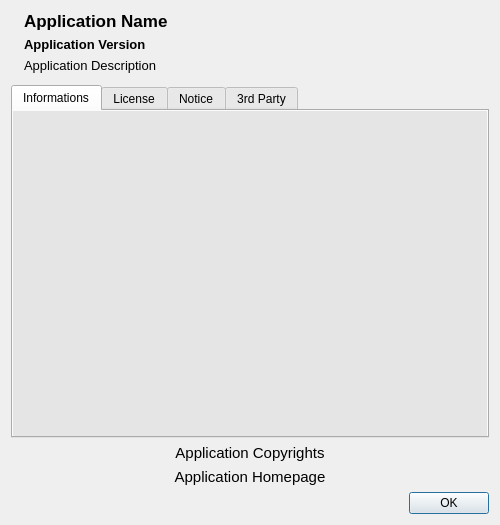
<?xml version="1.0" encoding="UTF-8"?>
<ui version="4.0">
 <class>UIAbout</class>
 <widget class="QDialog" name="UIAbout">
  <property name="geometry">
   <rect>
    <x>0</x>
    <y>0</y>
    <width>500</width>
    <height>525</height>
   </rect>
  </property>
  <property name="minimumSize">
   <size>
    <width>500</width>
    <height>525</height>
   </size>
  </property>
  <property name="maximumSize">
   <size>
    <width>500</width>
    <height>525</height>
   </size>
  </property>
  <property name="windowTitle">
   <string>About...</string>
  </property>
  <layout class="QVBoxLayout" name="verticalLayout_5">
   <item>
    <layout class="QGridLayout" name="gridLayout">
     <item row="0" column="0" rowspan="3">
      <layout class="QVBoxLayout" name="verticalLayout_4">
       <property name="spacing">
        <number>0</number>
       </property>
       <item>
        <widget class="QLabel" name="lIcon">
         <property name="sizePolicy">
          <sizepolicy hsizetype="Maximum" vsizetype="Maximum">
           <horstretch>0</horstretch>
           <verstretch>0</verstretch>
          </sizepolicy>
         </property>
         <property name="maximumSize">
          <size>
           <width>64</width>
           <height>64</height>
          </size>
         </property>
         <property name="pixmap">
          <pixmap resource="../resources/resources.qrc">:/icons/qwbfsmanager.png</pixmap>
         </property>
         <property name="scaledContents">
          <bool>true</bool>
         </property>
        </widget>
       </item>
       <item>
        <spacer name="verticalSpacer">
         <property name="orientation">
          <enum>Qt::Vertical</enum>
         </property>
         <property name="sizeHint" stdset="0">
          <size>
           <width>0</width>
           <height>0</height>
          </size>
         </property>
        </spacer>
       </item>
      </layout>
     </item>
     <item row="0" column="1">
      <widget class="QLabel" name="lName">
       <property name="sizePolicy">
        <sizepolicy hsizetype="Expanding" vsizetype="Maximum">
         <horstretch>0</horstretch>
         <verstretch>0</verstretch>
        </sizepolicy>
       </property>
       <property name="font">
        <font>
         <pointsize>13</pointsize>
         <weight>75</weight>
         <bold>true</bold>
        </font>
       </property>
       <property name="text">
        <string notr="true">Application Name</string>
       </property>
      </widget>
     </item>
     <item row="1" column="1">
      <widget class="QLabel" name="lVersion">
       <property name="sizePolicy">
        <sizepolicy hsizetype="Expanding" vsizetype="Maximum">
         <horstretch>0</horstretch>
         <verstretch>0</verstretch>
        </sizepolicy>
       </property>
       <property name="font">
        <font>
         <pointsize>10</pointsize>
         <weight>75</weight>
         <bold>true</bold>
        </font>
       </property>
       <property name="text">
        <string notr="true">Application Version</string>
       </property>
      </widget>
     </item>
     <item row="2" column="1">
      <widget class="QLabel" name="lDescription">
       <property name="sizePolicy">
        <sizepolicy hsizetype="Expanding" vsizetype="Expanding">
         <horstretch>0</horstretch>
         <verstretch>0</verstretch>
        </sizepolicy>
       </property>
       <property name="font">
        <font>
         <pointsize>10</pointsize>
        </font>
       </property>
       <property name="text">
        <string notr="true">Application Description</string>
       </property>
       <property name="alignment">
        <set>Qt::AlignLeading|Qt::AlignLeft|Qt::AlignTop</set>
       </property>
       <property name="wordWrap">
        <bool>true</bool>
       </property>
      </widget>
     </item>
    </layout>
   </item>
   <item>
    <spacer name="verticalSpacer_2">
     <property name="orientation">
      <enum>Qt::Vertical</enum>
     </property>
     <property name="sizeType">
      <enum>QSizePolicy::Fixed</enum>
     </property>
     <property name="sizeHint" stdset="0">
      <size>
       <width>3</width>
       <height>6</height>
      </size>
     </property>
    </spacer>
   </item>
   <item>
    <widget class="QTabWidget" name="twPages">
     <property name="sizePolicy">
      <sizepolicy hsizetype="Expanding" vsizetype="Expanding">
       <horstretch>0</horstretch>
       <verstretch>1</verstretch>
      </sizepolicy>
     </property>
     <property name="currentIndex">
      <number>0</number>
     </property>
     <widget class="QWidget" name="wSplashScreen">
      <property name="palette">
       <palette>
        <active>
         <colorrole role="Base">
          <brush brushstyle="SolidPattern">
           <color alpha="255">
            <red>255</red>
            <green>255</green>
            <blue>255</blue>
           </color>
          </brush>
         </colorrole>
         <colorrole role="Window">
          <brush brushstyle="SolidPattern">
           <color alpha="255">
            <red>229</red>
            <green>229</green>
            <blue>229</blue>
           </color>
          </brush>
         </colorrole>
        </active>
        <inactive>
         <colorrole role="Base">
          <brush brushstyle="SolidPattern">
           <color alpha="255">
            <red>255</red>
            <green>255</green>
            <blue>255</blue>
           </color>
          </brush>
         </colorrole>
         <colorrole role="Window">
          <brush brushstyle="SolidPattern">
           <color alpha="255">
            <red>229</red>
            <green>229</green>
            <blue>229</blue>
           </color>
          </brush>
         </colorrole>
        </inactive>
        <disabled>
         <colorrole role="Base">
          <brush brushstyle="SolidPattern">
           <color alpha="255">
            <red>229</red>
            <green>229</green>
            <blue>229</blue>
           </color>
          </brush>
         </colorrole>
         <colorrole role="Window">
          <brush brushstyle="SolidPattern">
           <color alpha="255">
            <red>229</red>
            <green>229</green>
            <blue>229</blue>
           </color>
          </brush>
         </colorrole>
        </disabled>
       </palette>
      </property>
      <property name="autoFillBackground">
       <bool>true</bool>
      </property>
      <attribute name="title">
       <string>Informations</string>
      </attribute>
      <layout class="QVBoxLayout" name="verticalLayout">
       <property name="margin">
        <number>0</number>
       </property>
       <item>
        <widget class="QLabel" name="lSplash">
         <property name="pixmap">
          <pixmap resource="../resources/resources.qrc">:/icons/splashscreen.png</pixmap>
         </property>
         <property name="alignment">
          <set>Qt::AlignCenter</set>
         </property>
        </widget>
       </item>
      </layout>
     </widget>
     <widget class="QWidget" name="wLicense">
      <attribute name="title">
       <string>License</string>
      </attribute>
      <layout class="QVBoxLayout" name="verticalLayout_2">
       <property name="margin">
        <number>0</number>
       </property>
       <item>
        <widget class="QPlainTextEdit" name="pteLicense">
         <property name="palette">
          <palette>
           <active>
            <colorrole role="Base">
             <brush brushstyle="SolidPattern">
              <color alpha="0">
               <red>0</red>
               <green>0</green>
               <blue>0</blue>
              </color>
             </brush>
            </colorrole>
           </active>
           <inactive>
            <colorrole role="Base">
             <brush brushstyle="SolidPattern">
              <color alpha="0">
               <red>0</red>
               <green>0</green>
               <blue>0</blue>
              </color>
             </brush>
            </colorrole>
           </inactive>
           <disabled>
            <colorrole role="Base">
             <brush brushstyle="SolidPattern">
              <color alpha="0">
               <red>0</red>
               <green>0</green>
               <blue>0</blue>
              </color>
             </brush>
            </colorrole>
           </disabled>
          </palette>
         </property>
         <property name="font">
          <font>
           <pointsize>10</pointsize>
          </font>
         </property>
         <property name="frameShape">
          <enum>QFrame::NoFrame</enum>
         </property>
         <property name="tabChangesFocus">
          <bool>true</bool>
         </property>
         <property name="undoRedoEnabled">
          <bool>false</bool>
         </property>
         <property name="lineWrapMode">
          <enum>QPlainTextEdit::NoWrap</enum>
         </property>
         <property name="readOnly">
          <bool>true</bool>
         </property>
         <property name="plainText">
          <string>                    GNU GENERAL PUBLIC LICENSE
                       Version 2, June 1991

 Copyright (C) 1989, 1991 Free Software Foundation, Inc.,
 51 Franklin Street, Fifth Floor, Boston, MA 02110-1301 USA
 Everyone is permitted to copy and distribute verbatim copies
 of this license document, but changing it is not allowed.

                            Preamble

  The licenses for most software are designed to take away your
freedom to share and change it.  By contrast, the GNU General Public
License is intended to guarantee your freedom to share and change free
software--to make sure the software is free for all its users.  This
General Public License applies to most of the Free Software
Foundation's software and to any other program whose authors commit to
using it.  (Some other Free Software Foundation software is covered by
the GNU Lesser General Public License instead.)  You can apply it to
your programs, too.

  When we speak of free software, we are referring to freedom, not
price.  Our General Public Licenses are designed to make sure that you
have the freedom to distribute copies of free software (and charge for
this service if you wish), that you receive source code or can get it
if you want it, that you can change the software or use pieces of it
in new free programs; and that you know you can do these things.

  To protect your rights, we need to make restrictions that forbid
anyone to deny you these rights or to ask you to surrender the rights.
These restrictions translate to certain responsibilities for you if you
distribute copies of the software, or if you modify it.

  For example, if you distribute copies of such a program, whether
gratis or for a fee, you must give the recipients all the rights that
you have.  You must make sure that they, too, receive or can get the
source code.  And you must show them these terms so they know their
rights.

  We protect your rights with two steps: (1) copyright the software, and
(2) offer you this license which gives you legal permission to copy,
distribute and/or modify the software.

  Also, for each author's protection and ours, we want to make certain
that everyone understands that there is no warranty for this free
software.  If the software is modified by someone else and passed on, we
want its recipients to know that what they have is not the original, so
that any problems introduced by others will not reflect on the original
authors' reputations.

  Finally, any free program is threatened constantly by software
patents.  We wish to avoid the danger that redistributors of a free
program will individually obtain patent licenses, in effect making the
program proprietary.  To prevent this, we have made it clear that any
patent must be licensed for everyone's free use or not licensed at all.

  The precise terms and conditions for copying, distribution and
modification follow.

                    GNU GENERAL PUBLIC LICENSE
   TERMS AND CONDITIONS FOR COPYING, DISTRIBUTION AND MODIFICATION

  0. This License applies to any program or other work which contains
a notice placed by the copyright holder saying it may be distributed
under the terms of this General Public License.  The &quot;Program&quot;, below,
refers to any such program or work, and a &quot;work based on the Program&quot;
means either the Program or any derivative work under copyright law:
that is to say, a work containing the Program or a portion of it,
either verbatim or with modifications and/or translated into another
language.  (Hereinafter, translation is included without limitation in
the term &quot;modification&quot;.)  Each licensee is addressed as &quot;you&quot;.

Activities other than copying, distribution and modification are not
covered by this License; they are outside its scope.  The act of
running the Program is not restricted, and the output from the Program
is covered only if its contents constitute a work based on the
Program (independent of having been made by running the Program).
Whether that is true depends on what the Program does.

  1. You may copy and distribute verbatim copies of the Program's
source code as you receive it, in any medium, provided that you
conspicuously and appropriately publish on each copy an appropriate
copyright notice and disclaimer of warranty; keep intact all the
notices that refer to this License and to the absence of any warranty;
and give any other recipients of the Program a copy of this License
along with the Program.

You may charge a fee for the physical act of transferring a copy, and
you may at your option offer warranty protection in exchange for a fee.

  2. You may modify your copy or copies of the Program or any portion
of it, thus forming a work based on the Program, and copy and
distribute such modifications or work under the terms of Section 1
above, provided that you also meet all of these conditions:

    a) You must cause the modified files to carry prominent notices
    stating that you changed the files and the date of any change.

    b) You must cause any work that you distribute or publish, that in
    whole or in part contains or is derived from the Program or any
    part thereof, to be licensed as a whole at no charge to all third
    parties under the terms of this License.

    c) If the modified program normally reads commands interactively
    when run, you must cause it, when started running for such
    interactive use in the most ordinary way, to print or display an
    announcement including an appropriate copyright notice and a
    notice that there is no warranty (or else, saying that you provide
    a warranty) and that users may redistribute the program under
    these conditions, and telling the user how to view a copy of this
    License.  (Exception: if the Program itself is interactive but
    does not normally print such an announcement, your work based on
    the Program is not required to print an announcement.)

These requirements apply to the modified work as a whole.  If
identifiable sections of that work are not derived from the Program,
and can be reasonably considered independent and separate works in
themselves, then this License, and its terms, do not apply to those
sections when you distribute them as separate works.  But when you
distribute the same sections as part of a whole which is a work based
on the Program, the distribution of the whole must be on the terms of
this License, whose permissions for other licensees extend to the
entire whole, and thus to each and every part regardless of who wrote it.

Thus, it is not the intent of this section to claim rights or contest
your rights to work written entirely by you; rather, the intent is to
exercise the right to control the distribution of derivative or
collective works based on the Program.

In addition, mere aggregation of another work not based on the Program
with the Program (or with a work based on the Program) on a volume of
a storage or distribution medium does not bring the other work under
the scope of this License.

  3. You may copy and distribute the Program (or a work based on it,
under Section 2) in object code or executable form under the terms of
Sections 1 and 2 above provided that you also do one of the following:

    a) Accompany it with the complete corresponding machine-readable
    source code, which must be distributed under the terms of Sections
    1 and 2 above on a medium customarily used for software interchange; or,

    b) Accompany it with a written offer, valid for at least three
    years, to give any third party, for a charge no more than your
    cost of physically performing source distribution, a complete
    machine-readable copy of the corresponding source code, to be
    distributed under the terms of Sections 1 and 2 above on a medium
    customarily used for software interchange; or,

    c) Accompany it with the information you received as to the offer
    to distribute corresponding source code.  (This alternative is
    allowed only for noncommercial distribution and only if you
    received the program in object code or executable form with such
    an offer, in accord with Subsection b above.)

The source code for a work means the preferred form of the work for
making modifications to it.  For an executable work, complete source
code means all the source code for all modules it contains, plus any
associated interface definition files, plus the scripts used to
control compilation and installation of the executable.  However, as a
special exception, the source code distributed need not include
anything that is normally distributed (in either source or binary
form) with the major components (compiler, kernel, and so on) of the
operating system on which the executable runs, unless that component
itself accompanies the executable.

If distribution of executable or object code is made by offering
access to copy from a designated place, then offering equivalent
access to copy the source code from the same place counts as
distribution of the source code, even though third parties are not
compelled to copy the source along with the object code.

  4. You may not copy, modify, sublicense, or distribute the Program
except as expressly provided under this License.  Any attempt
otherwise to copy, modify, sublicense or distribute the Program is
void, and will automatically terminate your rights under this License.
However, parties who have received copies, or rights, from you under
this License will not have their licenses terminated so long as such
parties remain in full compliance.

  5. You are not required to accept this License, since you have not
signed it.  However, nothing else grants you permission to modify or
distribute the Program or its derivative works.  These actions are
prohibited by law if you do not accept this License.  Therefore, by
modifying or distributing the Program (or any work based on the
Program), you indicate your acceptance of this License to do so, and
all its terms and conditions for copying, distributing or modifying
the Program or works based on it.

  6. Each time you redistribute the Program (or any work based on the
Program), the recipient automatically receives a license from the
original licensor to copy, distribute or modify the Program subject to
these terms and conditions.  You may not impose any further
restrictions on the recipients' exercise of the rights granted herein.
You are not responsible for enforcing compliance by third parties to
this License.

  7. If, as a consequence of a court judgment or allegation of patent
infringement or for any other reason (not limited to patent issues),
conditions are imposed on you (whether by court order, agreement or
otherwise) that contradict the conditions of this License, they do not
excuse you from the conditions of this License.  If you cannot
distribute so as to satisfy simultaneously your obligations under this
License and any other pertinent obligations, then as a consequence you
may not distribute the Program at all.  For example, if a patent
license would not permit royalty-free redistribution of the Program by
all those who receive copies directly or indirectly through you, then
the only way you could satisfy both it and this License would be to
refrain entirely from distribution of the Program.

If any portion of this section is held invalid or unenforceable under
any particular circumstance, the balance of the section is intended to
apply and the section as a whole is intended to apply in other
circumstances.

It is not the purpose of this section to induce you to infringe any
patents or other property right claims or to contest validity of any
such claims; this section has the sole purpose of protecting the
integrity of the free software distribution system, which is
implemented by public license practices.  Many people have made
generous contributions to the wide range of software distributed
through that system in reliance on consistent application of that
system; it is up to the author/donor to decide if he or she is willing
to distribute software through any other system and a licensee cannot
impose that choice.

This section is intended to make thoroughly clear what is believed to
be a consequence of the rest of this License.

  8. If the distribution and/or use of the Program is restricted in
certain countries either by patents or by copyrighted interfaces, the
original copyright holder who places the Program under this License
may add an explicit geographical distribution limitation excluding
those countries, so that distribution is permitted only in or among
countries not thus excluded.  In such case, this License incorporates
the limitation as if written in the body of this License.

  9. The Free Software Foundation may publish revised and/or new versions
of the General Public License from time to time.  Such new versions will
be similar in spirit to the present version, but may differ in detail to
address new problems or concerns.

Each version is given a distinguishing version number.  If the Program
specifies a version number of this License which applies to it and &quot;any
later version&quot;, you have the option of following the terms and conditions
either of that version or of any later version published by the Free
Software Foundation.  If the Program does not specify a version number of
this License, you may choose any version ever published by the Free Software
Foundation.

  10. If you wish to incorporate parts of the Program into other free
programs whose distribution conditions are different, write to the author
to ask for permission.  For software which is copyrighted by the Free
Software Foundation, write to the Free Software Foundation; we sometimes
make exceptions for this.  Our decision will be guided by the two goals
of preserving the free status of all derivatives of our free software and
of promoting the sharing and reuse of software generally.

                            NO WARRANTY

  11. BECAUSE THE PROGRAM IS LICENSED FREE OF CHARGE, THERE IS NO WARRANTY
FOR THE PROGRAM, TO THE EXTENT PERMITTED BY APPLICABLE LAW.  EXCEPT WHEN
OTHERWISE STATED IN WRITING THE COPYRIGHT HOLDERS AND/OR OTHER PARTIES
PROVIDE THE PROGRAM &quot;AS IS&quot; WITHOUT WARRANTY OF ANY KIND, EITHER EXPRESSED
OR IMPLIED, INCLUDING, BUT NOT LIMITED TO, THE IMPLIED WARRANTIES OF
MERCHANTABILITY AND FITNESS FOR A PARTICULAR PURPOSE.  THE ENTIRE RISK AS
TO THE QUALITY AND PERFORMANCE OF THE PROGRAM IS WITH YOU.  SHOULD THE
PROGRAM PROVE DEFECTIVE, YOU ASSUME THE COST OF ALL NECESSARY SERVICING,
REPAIR OR CORRECTION.

  12. IN NO EVENT UNLESS REQUIRED BY APPLICABLE LAW OR AGREED TO IN WRITING
WILL ANY COPYRIGHT HOLDER, OR ANY OTHER PARTY WHO MAY MODIFY AND/OR
REDISTRIBUTE THE PROGRAM AS PERMITTED ABOVE, BE LIABLE TO YOU FOR DAMAGES,
INCLUDING ANY GENERAL, SPECIAL, INCIDENTAL OR CONSEQUENTIAL DAMAGES ARISING
OUT OF THE USE OR INABILITY TO USE THE PROGRAM (INCLUDING BUT NOT LIMITED
TO LOSS OF DATA OR DATA BEING RENDERED INACCURATE OR LOSSES SUSTAINED BY
YOU OR THIRD PARTIES OR A FAILURE OF THE PROGRAM TO OPERATE WITH ANY OTHER
PROGRAMS), EVEN IF SUCH HOLDER OR OTHER PARTY HAS BEEN ADVISED OF THE
POSSIBILITY OF SUCH DAMAGES.

                     END OF TERMS AND CONDITIONS

            How to Apply These Terms to Your New Programs

  If you develop a new program, and you want it to be of the greatest
possible use to the public, the best way to achieve this is to make it
free software which everyone can redistribute and change under these terms.

  To do so, attach the following notices to the program.  It is safest
to attach them to the start of each source file to most effectively
convey the exclusion of warranty; and each file should have at least
the &quot;copyright&quot; line and a pointer to where the full notice is found.

    &lt;one line to give the program's name and a brief idea of what it does.&gt;
    Copyright (C) &lt;year&gt;  &lt;name of author&gt;

    This program is free software; you can redistribute it and/or modify
    it under the terms of the GNU General Public License as published by
    the Free Software Foundation; either version 2 of the License, or
    (at your option) any later version.

    This program is distributed in the hope that it will be useful,
    but WITHOUT ANY WARRANTY; without even the implied warranty of
    MERCHANTABILITY or FITNESS FOR A PARTICULAR PURPOSE.  See the
    GNU General Public License for more details.

    You should have received a copy of the GNU General Public License along
    with this program; if not, write to the Free Software Foundation, Inc.,
    51 Franklin Street, Fifth Floor, Boston, MA 02110-1301 USA.

Also add information on how to contact you by electronic and paper mail.

If the program is interactive, make it output a short notice like this
when it starts in an interactive mode:

    Gnomovision version 69, Copyright (C) year name of author
    Gnomovision comes with ABSOLUTELY NO WARRANTY; for details type `show w'.
    This is free software, and you are welcome to redistribute it
    under certain conditions; type `show c' for details.

The hypothetical commands `show w' and `show c' should show the appropriate
parts of the General Public License.  Of course, the commands you use may
be called something other than `show w' and `show c'; they could even be
mouse-clicks or menu items--whatever suits your program.

You should also get your employer (if you work as a programmer) or your
school, if any, to sign a &quot;copyright disclaimer&quot; for the program, if
necessary.  Here is a sample; alter the names:

  Yoyodyne, Inc., hereby disclaims all copyright interest in the program
  `Gnomovision' (which makes passes at compilers) written by James Hacker.

  &lt;signature of Ty Coon&gt;, 1 April 1989
  Ty Coon, President of Vice

This General Public License does not permit incorporating your program into
proprietary programs.  If your program is a subroutine library, you may
consider it more useful to permit linking proprietary applications with the
library.  If this is what you want to do, use the GNU Lesser General
Public License instead of this License.
</string>
         </property>
         <property name="tabStopDistance">
          <double>40.000000000000000</double>
         </property>
         <property name="textInteractionFlags">
          <set>Qt::LinksAccessibleByMouse|Qt::TextSelectableByMouse</set>
         </property>
        </widget>
       </item>
      </layout>
     </widget>
     <widget class="QWidget" name="wWarning">
      <attribute name="title">
       <string>Notice</string>
      </attribute>
      <layout class="QVBoxLayout" name="verticalLayout_3">
       <property name="margin">
        <number>0</number>
       </property>
       <item>
        <widget class="QLabel" name="lWarning">
         <property name="palette">
          <palette>
           <active>
            <colorrole role="WindowText">
             <brush brushstyle="SolidPattern">
              <color alpha="255">
               <red>255</red>
               <green>0</green>
               <blue>0</blue>
              </color>
             </brush>
            </colorrole>
           </active>
           <inactive>
            <colorrole role="WindowText">
             <brush brushstyle="SolidPattern">
              <color alpha="255">
               <red>255</red>
               <green>0</green>
               <blue>0</blue>
              </color>
             </brush>
            </colorrole>
           </inactive>
           <disabled>
            <colorrole role="WindowText">
             <brush brushstyle="SolidPattern">
              <color alpha="255">
               <red>69</red>
               <green>69</green>
               <blue>69</blue>
              </color>
             </brush>
            </colorrole>
           </disabled>
          </palette>
         </property>
         <property name="font">
          <font>
           <pointsize>10</pointsize>
           <weight>75</weight>
           <bold>true</bold>
          </font>
         </property>
         <property name="text">
          <string>I DO NOT TAKE ANY RESPONSIBILITY FOR ANY DAMAGE TO YOUR WII CONSOLE BECAUSE OF IMPROPER USAGE OF THIS SOFTWARE.</string>
         </property>
         <property name="alignment">
          <set>Qt::AlignCenter</set>
         </property>
         <property name="wordWrap">
          <bool>true</bool>
         </property>
         <property name="textInteractionFlags">
          <set>Qt::LinksAccessibleByMouse|Qt::TextSelectableByMouse</set>
         </property>
        </widget>
       </item>
      </layout>
     </widget>
     <widget class="QWidget" name="wThirdParty">
      <attribute name="title">
       <string>3rd Party</string>
      </attribute>
      <layout class="QVBoxLayout" name="verticalLayout_6">
       <property name="margin">
        <number>0</number>
       </property>
       <item>
        <widget class="QScrollArea" name="saThirdParty">
         <property name="frameShape">
          <enum>QFrame::NoFrame</enum>
         </property>
         <property name="frameShadow">
          <enum>QFrame::Plain</enum>
         </property>
         <property name="widgetResizable">
          <bool>true</bool>
         </property>
         <widget class="QWidget" name="saThirdPartyContents">
          <property name="geometry">
           <rect>
            <x>0</x>
            <y>0</y>
            <width>470</width>
            <height>296</height>
           </rect>
          </property>
          <layout class="QVBoxLayout" name="verticalLayout_7">
           <property name="margin">
            <number>0</number>
           </property>
           <item>
            <widget class="QLabel" name="lThirdParty">
             <property name="palette">
              <palette>
               <active>
                <colorrole role="Base">
                 <brush brushstyle="SolidPattern">
                  <color alpha="0">
                   <red>0</red>
                   <green>0</green>
                   <blue>0</blue>
                  </color>
                 </brush>
                </colorrole>
               </active>
               <inactive>
                <colorrole role="Base">
                 <brush brushstyle="SolidPattern">
                  <color alpha="0">
                   <red>0</red>
                   <green>0</green>
                   <blue>0</blue>
                  </color>
                 </brush>
                </colorrole>
               </inactive>
               <disabled>
                <colorrole role="Base">
                 <brush brushstyle="SolidPattern">
                  <color alpha="255">
                   <red>212</red>
                   <green>208</green>
                   <blue>200</blue>
                  </color>
                 </brush>
                </colorrole>
               </disabled>
              </palette>
             </property>
             <property name="font">
              <font>
               <pointsize>12</pointsize>
              </font>
             </property>
             <property name="text">
              <string notr="true">&lt;!DOCTYPE HTML PUBLIC &quot;-//W3C//DTD HTML 4.0//EN&quot; &quot;http://www.w3.org/TR/REC-html40/strict.dtd&quot;&gt;
&lt;html&gt;&lt;head&gt;&lt;meta name=&quot;qrichtext&quot; content=&quot;1&quot; /&gt;&lt;style type=&quot;text/css&quot;&gt;
p, li { white-space: pre-wrap; }
&lt;/style&gt;&lt;/head&gt;&lt;body&gt;
&lt;p style=&quot; margin-top:0px; margin-bottom:0px; margin-left:0px; margin-right:0px; -qt-block-indent:0; text-indent:0px;&quot;&gt;&lt;span style=&quot; font-family:'Arial'; font-weight:600; text-decoration: underline;&quot;&gt;Unmodified/modified third party resources&lt;/span&gt;&lt;/p&gt;
&lt;p style=&quot;-qt-paragraph-type:empty; margin-top:0px; margin-bottom:0px; margin-left:0px; margin-right:0px; -qt-block-indent:0; text-indent:0px; font-family:'Arial';&quot;&gt;&lt;/p&gt;
&lt;p style=&quot; margin-top:0px; margin-bottom:0px; margin-left:0px; margin-right:0px; -qt-block-indent:0; text-indent:0px;&quot;&gt;&lt;a href=&quot;https://github.com/kwiirk/wbfs&quot;&gt;&lt;span style=&quot; font-family:'Arial'; font-weight:600; text-decoration: underline; color:#0057ae;&quot;&gt;libwbfs&lt;/span&gt;&lt;/a&gt;&lt;span style=&quot; font-family:'Arial';&quot;&gt; - The Wii Backup File System library.&lt;/span&gt;&lt;/p&gt;
&lt;p style=&quot; margin-top:0px; margin-bottom:0px; margin-left:0px; margin-right:0px; -qt-block-indent:0; text-indent:0px;&quot;&gt;&lt;span style=&quot; font-family:'Arial';&quot;&gt;© 2009 kwiirk.&lt;/span&gt;&lt;/p&gt;
&lt;p style=&quot;-qt-paragraph-type:empty; margin-top:0px; margin-bottom:0px; margin-left:0px; margin-right:0px; -qt-block-indent:0; text-indent:0px; font-family:'Arial';&quot;&gt;&lt;/p&gt;
&lt;p style=&quot; margin-top:0px; margin-bottom:0px; margin-left:0px; margin-right:0px; -qt-block-indent:0; text-indent:0px;&quot;&gt;&lt;a href=&quot;http://pictureflow.googlecode.com&quot;&gt;&lt;span style=&quot; font-family:'Arial'; font-weight:600; text-decoration: underline; color:#0057ae;&quot;&gt;PictureFlow&lt;/span&gt;&lt;/a&gt;&lt;span style=&quot; font-family:'Arial';&quot;&gt; - Animated image show widget (coverflow like widget).&lt;/span&gt;&lt;/p&gt;
&lt;p style=&quot; margin-top:0px; margin-bottom:0px; margin-left:0px; margin-right:0px; -qt-block-indent:0; text-indent:0px;&quot;&gt;&lt;span style=&quot; font-family:'Arial';&quot;&gt;© 2009 Ariya Hidayat (ariya@kde.org).&lt;/span&gt;&lt;/p&gt;
&lt;p style=&quot;-qt-paragraph-type:empty; margin-top:0px; margin-bottom:0px; margin-left:0px; margin-right:0px; -qt-block-indent:0; text-indent:0px; font-family:'Arial';&quot;&gt;&lt;/p&gt;
&lt;p style=&quot; margin-top:0px; margin-bottom:0px; margin-left:0px; margin-right:0px; -qt-block-indent:0; text-indent:0px;&quot;&gt;&lt;a href=&quot;http://wiitdb.com&quot;&gt;&lt;span style=&quot; font-family:'Arial'; font-weight:600; text-decoration: underline; color:#0057ae;&quot;&gt;WiiTDB&lt;/span&gt;&lt;/a&gt;&lt;span style=&quot; font-family:'Arial';&quot;&gt; - Nintendo Wii games database.&lt;/span&gt;&lt;/p&gt;
&lt;p style=&quot; margin-top:0px; margin-bottom:0px; margin-left:0px; margin-right:0px; -qt-block-indent:0; text-indent:0px;&quot;&gt;&lt;span style=&quot; font-family:'Arial';&quot;&gt;© 2009-2014 WiiTDB.&lt;/span&gt;&lt;/p&gt;
&lt;p style=&quot;-qt-paragraph-type:empty; margin-top:0px; margin-bottom:0px; margin-left:0px; margin-right:0px; -qt-block-indent:0; text-indent:0px; font-family:'Arial';&quot;&gt;&lt;/p&gt;
&lt;p style=&quot; margin-top:0px; margin-bottom:0px; margin-left:0px; margin-right:0px; -qt-block-indent:0; text-indent:0px;&quot;&gt;&lt;a href=&quot;http://bettercodes.org/projects/fresh&quot;&gt;&lt;span style=&quot; font-family:'Arial'; font-weight:600; text-decoration: underline; color:#0057ae;&quot;&gt;libfresh&lt;/span&gt;&lt;/a&gt;&lt;span style=&quot; font-family:'Arial';&quot;&gt; - A Qt 4 extension library providing new widgets/objects.&lt;/span&gt;&lt;/p&gt;
&lt;p style=&quot; margin-top:0px; margin-bottom:0px; margin-left:0px; margin-right:0px; -qt-block-indent:0; text-indent:0px;&quot;&gt;&lt;span style=&quot; font-family:'Arial';&quot;&gt;© 2005-2014 Filipe Azevedo (pasnox@gmail.com).&lt;/span&gt;&lt;/p&gt;
&lt;p style=&quot;-qt-paragraph-type:empty; margin-top:0px; margin-bottom:0px; margin-left:0px; margin-right:0px; -qt-block-indent:0; text-indent:0px; font-family:'Arial';&quot;&gt;&lt;/p&gt;
&lt;p style=&quot; margin-top:0px; margin-bottom:0px; margin-left:0px; margin-right:0px; -qt-block-indent:0; text-indent:0px;&quot;&gt;&lt;a href=&quot;http://code.google.com/u/nagy.franto&quot;&gt;&lt;span style=&quot; font-family:'Arial'; font-weight:600; text-decoration: underline; color:#0057ae;&quot;&gt;Splash Screen&lt;/span&gt;&lt;/a&gt;&lt;span style=&quot; font-family:'Arial';&quot;&gt; - Version 1.2.0&lt;/span&gt;&lt;/p&gt;
&lt;p style=&quot; margin-top:0px; margin-bottom:0px; margin-left:0px; margin-right:0px; -qt-block-indent:0; text-indent:0px;&quot;&gt;&lt;span style=&quot; font-family:'Arial';&quot;&gt;© Nagy Franto.&lt;/span&gt;&lt;/p&gt;
&lt;p style=&quot;-qt-paragraph-type:empty; margin-top:0px; margin-bottom:0px; margin-left:0px; margin-right:0px; -qt-block-indent:0; text-indent:0px; font-family:'Arial';&quot;&gt;&lt;/p&gt;
&lt;p style=&quot; margin-top:0px; margin-bottom:0px; margin-left:0px; margin-right:0px; -qt-block-indent:0; text-indent:0px;&quot;&gt;&lt;a href=&quot;mailto:exilys@hotmail.fr&quot;&gt;&lt;span style=&quot; font-family:'Arial'; font-weight:600; text-decoration: underline; color:#0057ae;&quot;&gt;Application Icon&lt;/span&gt;&lt;/a&gt;&lt;span style=&quot; font-family:'Arial';&quot;&gt; - Version 1.2.0&lt;/span&gt;&lt;/p&gt;
&lt;p style=&quot; margin-top:0px; margin-bottom:0px; margin-left:0px; margin-right:0px; -qt-block-indent:0; text-indent:0px;&quot;&gt;&lt;span style=&quot; font-family:'Arial';&quot;&gt;© Jean-Baptiste Vasseur (exilys@hotmail.fr)&lt;/span&gt;&lt;/p&gt;&lt;/body&gt;&lt;/html&gt;</string>
             </property>
             <property name="alignment">
              <set>Qt::AlignCenter</set>
             </property>
             <property name="wordWrap">
              <bool>true</bool>
             </property>
             <property name="openExternalLinks">
              <bool>true</bool>
             </property>
             <property name="textInteractionFlags">
              <set>Qt::LinksAccessibleByMouse|Qt::TextSelectableByMouse</set>
             </property>
            </widget>
           </item>
          </layout>
         </widget>
        </widget>
       </item>
      </layout>
     </widget>
    </widget>
   </item>
   <item>
    <widget class="QLabel" name="lCopyrights">
     <property name="font">
      <font>
       <pointsize>11</pointsize>
      </font>
     </property>
     <property name="text">
      <string notr="true">Application Copyrights</string>
     </property>
     <property name="alignment">
      <set>Qt::AlignCenter</set>
     </property>
    </widget>
   </item>
   <item>
    <widget class="QLabel" name="lDomain">
     <property name="font">
      <font>
       <pointsize>11</pointsize>
      </font>
     </property>
     <property name="text">
      <string notr="true">Application Homepage</string>
     </property>
     <property name="alignment">
      <set>Qt::AlignCenter</set>
     </property>
     <property name="openExternalLinks">
      <bool>true</bool>
     </property>
    </widget>
   </item>
   <item>
    <widget class="QDialogButtonBox" name="dbbButtons">
     <property name="standardButtons">
      <set>QDialogButtonBox::Ok</set>
     </property>
    </widget>
   </item>
  </layout>
 </widget>
 <resources>
  <include location="../resources/resources.qrc"/>
 </resources>
 <connections>
  <connection>
   <sender>dbbButtons</sender>
   <signal>accepted()</signal>
   <receiver>UIAbout</receiver>
   <slot>accept()</slot>
   <hints>
    <hint type="sourcelabel">
     <x>369</x>
     <y>458</y>
    </hint>
    <hint type="destinationlabel">
     <x>358</x>
     <y>617</y>
    </hint>
   </hints>
  </connection>
 </connections>
</ui>
